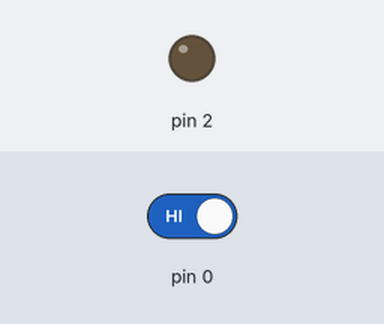
This program was run on a simulated MicroPython board. Parts: output pins drawn as LEDs (lit = HIGH). The inputs (shaded band) are chosen by the test bench; at power-on: pin 0 HIGH.

Above: at 1.2 s.
1.3 s: pin 0 driven LOW
At 1.9 s:
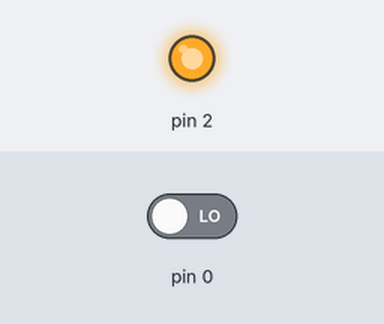
2.8 s: pin 0 driven HIGH
At 4.2 s:
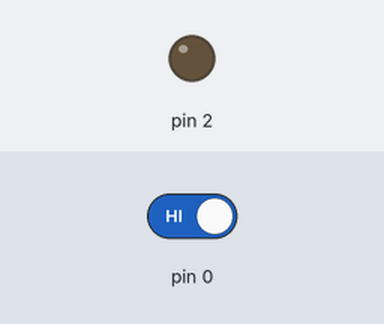
Timing chart, 0 to 5.8 s (numbered marks = the images above; inputs shaded):
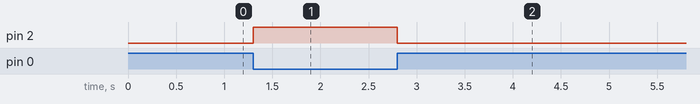

Measured:
- after the input at 1.3 s, pin 2: LOW → HIGH at once
- after the input at 2.8 s, pin 2: HIGH → LOW at once

The program:

practice07-03.py
```python
import time
from machine import Pin

PIN_NO_LED = 2  # オンボードLEDのGPIO
PIN_NO_BUTTON = 0  # オンボードボタンのGPIO

led = None


def set_event(led_pin_no=2, button_pin_no=0):
    """
    PINにイベントを設定

    Parameters
    ----------
    led_pin_no : int
        LED割り当てピン
    button_pin_no : int
        BUTTON割り当てピン
    """
    global led
    led = Pin(led_pin_no, Pin.OUT)
    button = Pin(button_pin_no, Pin.IN)
    button.irq(trigger=Pin.IRQ_FALLING | Pin.IRQ_RISING, handler=button_triggerd)

    return


def button_triggerd(pin):
    """
    BUTTONからイベントが発生際の処理、
    押されていればLEDを点灯、離されていれば消灯する。

    Parameters
    ----------
    pin : Pin
        イベントが発生したピン（ボタン）
    """
    if pin.value() == 0:
        led.on()
    else:
        led.off()

    return


if __name__ == "__main__":
    set_event(led_pin_no=PIN_NO_LED, button_pin_no=PIN_NO_BUTTON)

    try:
        while True:
            time.sleep(1)
    except KeyboardInterrupt:  # Ctl-Cによる中断を検出
        print("例外'KeyboardInterrupt'を捕捉")
        if led is not None:
            led.off()
```
